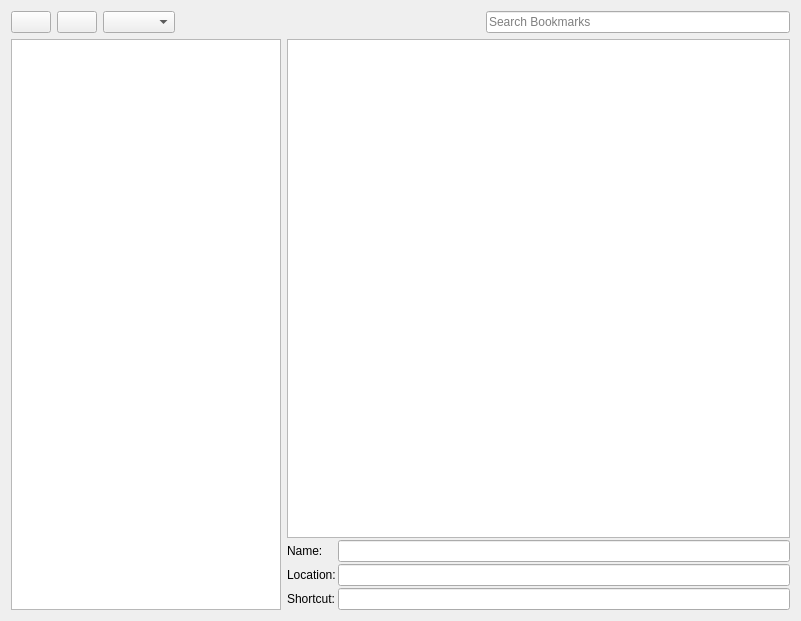
<?xml version="1.0" encoding="UTF-8"?>
<ui version="4.0">
 <class>BookmarkWidget</class>
 <widget class="QWidget" name="BookmarkWidget">
  <property name="geometry">
   <rect>
    <x>0</x>
    <y>0</y>
    <width>801</width>
    <height>621</height>
   </rect>
  </property>
  <property name="windowTitle">
   <string>Bookmarks</string>
  </property>
  <layout class="QVBoxLayout" name="verticalLayout">
   <item>
    <layout class="QHBoxLayout" name="horizontalLayoutControls">
     <property name="sizeConstraint">
      <enum>QLayout::SetMinimumSize</enum>
     </property>
     <item>
      <widget class="QPushButton" name="buttonBack">
       <property name="text">
        <string/>
       </property>
      </widget>
     </item>
     <item>
      <widget class="QPushButton" name="buttonForward">
       <property name="text">
        <string/>
       </property>
      </widget>
     </item>
     <item>
      <widget class="QComboBox" name="comboBoxOptions">
       <property name="currentText">
        <string/>
       </property>
      </widget>
     </item>
     <item>
      <spacer name="horizontalSpacer">
       <property name="orientation">
        <enum>Qt::Horizontal</enum>
       </property>
       <property name="sizeHint" stdset="0">
        <size>
         <width>40</width>
         <height>20</height>
        </size>
       </property>
      </spacer>
     </item>
     <item>
      <widget class="QLineEdit" name="lineEditSearch">
       <property name="placeholderText">
        <string>Search Bookmarks</string>
       </property>
       <property name="clearButtonEnabled">
        <bool>true</bool>
       </property>
      </widget>
     </item>
    </layout>
   </item>
   <item>
    <layout class="QHBoxLayout" name="horizontalLayoutContent">
     <property name="sizeConstraint">
      <enum>QLayout::SetMaximumSize</enum>
     </property>
     <item>
      <widget class="QTreeView" name="treeView">
       <property name="maximumSize">
        <size>
         <width>270</width>
         <height>16777215</height>
        </size>
       </property>
       <property name="dragEnabled">
        <bool>true</bool>
       </property>
       <property name="dragDropMode">
        <enum>QAbstractItemView::DragDrop</enum>
       </property>
       <property name="defaultDropAction">
        <enum>Qt::MoveAction</enum>
       </property>
       <property name="headerHidden">
        <bool>true</bool>
       </property>
      </widget>
     </item>
     <item>
      <layout class="QVBoxLayout" name="verticalLayout_2">
       <property name="spacing">
        <number>2</number>
       </property>
       <item>
        <widget class="QTableView" name="tableView">
         <property name="minimumSize">
          <size>
           <width>0</width>
           <height>0</height>
          </size>
         </property>
         <property name="dragEnabled">
          <bool>true</bool>
         </property>
         <property name="dragDropOverwriteMode">
          <bool>false</bool>
         </property>
         <property name="dragDropMode">
          <enum>QAbstractItemView::InternalMove</enum>
         </property>
         <property name="defaultDropAction">
          <enum>Qt::MoveAction</enum>
         </property>
         <property name="selectionMode">
          <enum>QAbstractItemView::ExtendedSelection</enum>
         </property>
         <property name="selectionBehavior">
          <enum>QAbstractItemView::SelectRows</enum>
         </property>
         <property name="showGrid">
          <bool>false</bool>
         </property>
         <attribute name="verticalHeaderVisible">
          <bool>false</bool>
         </attribute>
        </widget>
       </item>
       <item>
        <layout class="QFormLayout" name="formLayout">
         <property name="labelAlignment">
          <set>Qt::AlignLeading|Qt::AlignLeft|Qt::AlignVCenter</set>
         </property>
         <item row="0" column="0">
          <widget class="QLabel" name="labelSelectedName">
           <property name="text">
            <string>Name:</string>
           </property>
          </widget>
         </item>
         <item row="0" column="1">
          <widget class="QLineEdit" name="lineEditName"/>
         </item>
         <item row="1" column="0">
          <widget class="QLabel" name="labelSelectedLocation">
           <property name="text">
            <string>Location:</string>
           </property>
          </widget>
         </item>
         <item row="1" column="1">
          <widget class="QLineEdit" name="lineEditLocation"/>
         </item>
         <item row="2" column="0">
          <widget class="QLabel" name="labelSelectedShortcut">
           <property name="text">
            <string>Shortcut:</string>
           </property>
          </widget>
         </item>
         <item row="2" column="1">
          <widget class="QLineEdit" name="lineEditShortcut"/>
         </item>
        </layout>
       </item>
      </layout>
     </item>
    </layout>
   </item>
  </layout>
 </widget>
 <resources/>
 <connections/>
</ui>
